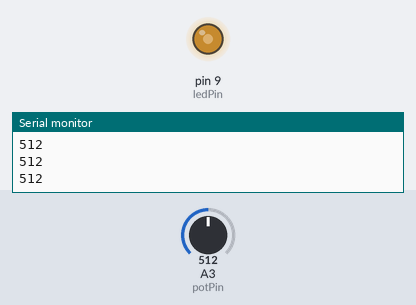
Simulated run of this sketch. Board: Arduino Uno, built with avr-gcc and run on an emulated ATmega328P. Shown: output pins drawn as LEDs (lit = HIGH), the last lines printed to the serial monitor. The inputs (shaded band) are chosen by the test bench; at power-on: A3 (potPin) = 512.

Above: at 1.2 s.
1.3 s: A3 (potPin) set to 716
At 1.6 s:
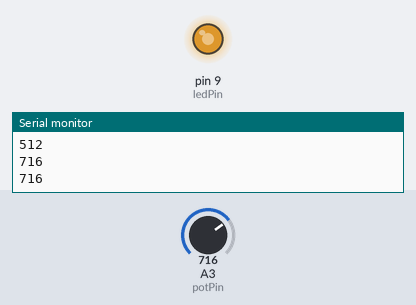
2.8 s: A3 (potPin) set to 900
At 4.0 s:
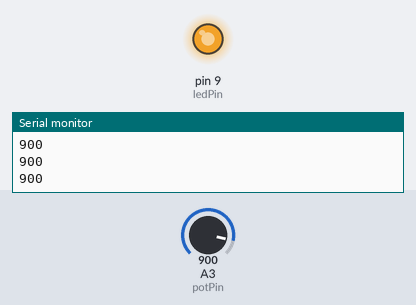
4.3 s: A3 (potPin) set to 122
At 5.3 s:
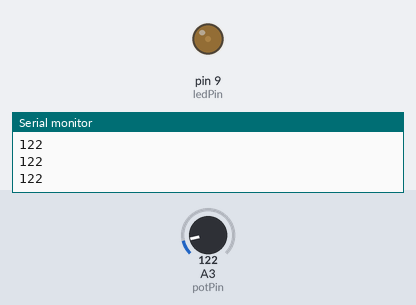
5.8 s: A3 (potPin) set to 0
At 6.5 s:
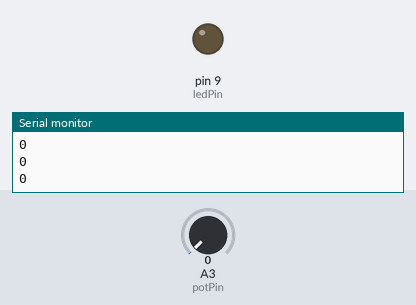
Timing chart, 0 to 8.3 s (numbered marks = the images above; inputs shaded):
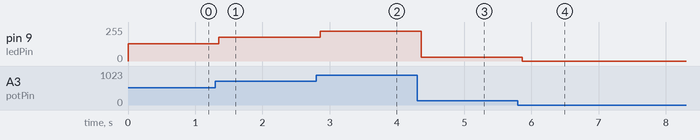

The sketch:

Lab4.ino
```cpp
int potPin = 3;
int ledPin = 9;

void setup() {
  // put your setup code here, to run once:
  Serial.begin(9600);
}

void loop() {
  // put your main code here, to run repeatedly:
  int sersorValue = analogRead(potPin);
  Serial.println(sersorValue, DEC);

  sersorValue = sersorValue/4;
  analogWrite(ledPin, sersorValue);
  delay(150);
}
```

Measured:
- after the input at 1.3 s, pin 9 (ledPin): 128/255 → 179/255 after 0.05 s
- after the input at 2.8 s, pin 9 (ledPin): 179/255 → 225/255 after 0.06 s
- after the input at 4.3 s, pin 9 (ledPin): 225/255 → 30/255 after 0.06 s
- after the input at 5.8 s, pin 9 (ledPin): 30/255 → 0/255 after 0.06 s
